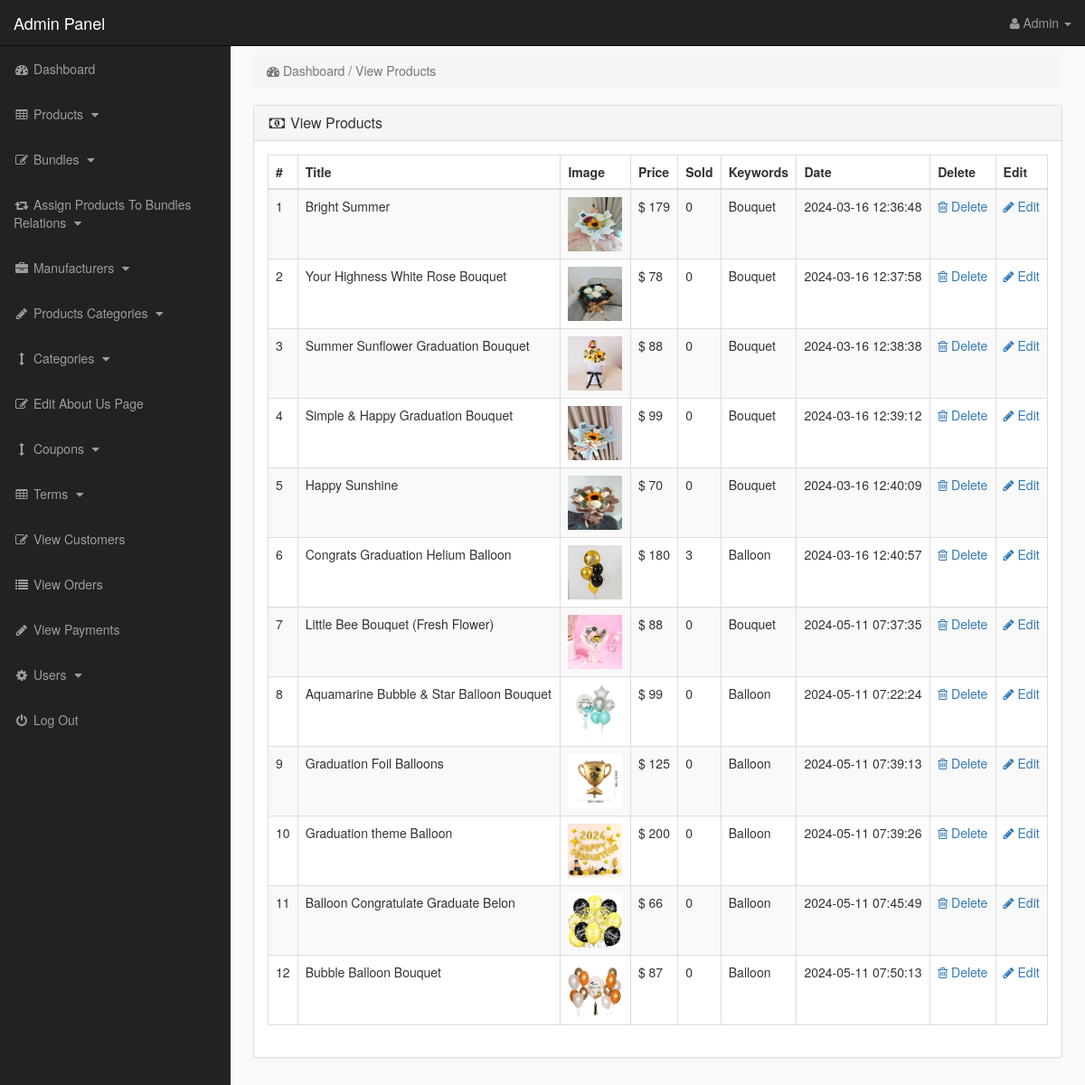
The app's page /admin_area/index.php?view_products (signed in) with its own data.
### tables this page shows
CREATE TABLE `products` (
  `product_id` int(10) NOT NULL,
  `p_cat_id` int(10) NOT NULL,
  `cat_id` int(10) NOT NULL,
  `manufacturer_id` int(10) NOT NULL,
  `date` timestamp NOT NULL DEFAULT current_timestamp() ON UPDATE current_timestamp(),
  `product_title` text NOT NULL,
  `product_url` text NOT NULL,
  `product_img1` text NOT NULL,
  `product_img2` text NOT NULL,
  `product_img3` text NOT NULL,
  `product_price` int(10) NOT NULL,
  `product_psp_price` int(100) NOT NULL,
  `product_desc` text NOT NULL,
  `product_features` text NOT NULL,
  `product_video` text NOT NULL,
  `product_keywords` text NOT NULL,
  `product_label` text NOT NULL,
  `status` varchar(255) NOT NULL
);

### admin_area/view_products.php (the view)
<?php
if(!isset($_SESSION['admin_email'])){
echo "<script>window.open('login.php','_self')</script>";
}
else {
?>
<div class="row">
<div class="col-lg-12" >
<ol class="breadcrumb" >
<li class="active" >
<i class="fa fa-dashboard"></i> Dashboard / View Products
</li>
</ol>
</div>
</div>
<div class="row" >
<div class="col-lg-12" >
<div class="panel panel-default" >
<div class="panel-heading" >
<h3 class="panel-title" >
<i class="fa fa-money fa-fw" ></i> View Products
</h3>
</div>
<div class="panel-body" >
<div class="table-responsive" >
<table class="table table-bordered table-hover table-striped" >
<thead>
<tr>
<th>#</th>
<th>Title</th>
<th>Image</th>
<th>Price</th>
<th>Sold</th>
<th>Keywords</th>
<th>Date</th>
<th>Delete</th>
<th>Edit</th>
</tr>
</thead>
<tbody>
<?php
$i = 0;
$get_pro = "select * from products where status='product'";
$run_pro = mysqli_query($con,$get_pro);
while($row_pro=mysqli_fetch_array($run_pro)){
$pro_id = $row_pro['product_id'];
$pro_title = $row_pro['product_title'];
$pro_image = $row_pro['product_img1'];
$pro_price = $row_pro['product_price'];
$pro_keywords = $row_pro['product_keywords'];
$pro_date = $row_pro['date'];
$i++;
?>
<tr>
<td><?php echo $i; ?></td>
<td><?php echo $pro_title; ?></td>
<td><img src="product_images/<?php echo $pro_image; ?>" width="60" height="60"></td>
<td>$ <?php echo $pro_price; ?></td>
<td>
<?php
$get_sold = "select * from pending_orders where product_id='$pro_id'";
$run_sold = mysqli_query($con,$get_sold);
$count = mysqli_num_rows($run_sold);
echo $count;
?>
</td>
<td> <?php echo $pro_keywords; ?> </td>
<td><?php echo $pro_date; ?></td>
<td>
<a href="index.php?delete_product=<?php echo $pro_id; ?>">
<i class="fa fa-trash-o"> </i> Delete
</a>
</td>
<td>
<a href="index.php?edit_product=<?php echo $pro_id; ?>">
<i class="fa fa-pencil"> </i> Edit
</a>
</td>
</tr>
<?php } ?>
</tbody>
</table>
</div>
</div>
</div>
</div>
</div>
<?php } ?>

### admin_area/includes/sidebar.php (shortened to what this page needs)
<?php
if(!isset($_SESSION['admin_email'])){
echo "<script>window.open('login.php','_self')</script>";
}
else {
?>
<nav class="navbar navbar-inverse navbar-fixed-top" >
<div class="navbar-header" >
<a class="navbar-brand" href="index.php?dashboard" >Admin Panel</a>
</div>
<ul class="nav navbar-right top-nav" >
<li class="dropdown" >
<a href="#" class="dropdown-toggle" data-toggle="dropdown" >
<i class="fa fa-user" ></i>
<?php echo $admin_name; ?> <b class="caret" ></b>
</a>
</li>
</ul>
<div class="collapse navbar-collapse navbar-ex1-collapse">
<ul class="nav navbar-nav side-nav">
<li>
<a href="index.php?dashboard">
<i class="fa fa-fw fa-dashboard"></i> Dashboard
</a>
</li>
<li>
<a href="#" data-toggle="collapse" data-target="#products">
<i class="fa fa-fw fa-table"></i> Products
<i class="fa fa-fw fa-caret-down"></i>
</a>
</li>
<li>
<a href="#" data-toggle="collapse" data-target="#bundles">
<i class="fa fa-fw fa-edit"></i> Bundles
<i class="fa fa-fw fa-caret-down"></i>
</a>
</li>
<li>
<a href="#" data-toggle="collapse" data-target="#relations">
<i class="fa fa-fw fa-retweet"></i> Assign Products To Bundles Relations
<i class="fa fa-fw fa-caret-down"></i>
</a>
</li>
<li>
<a href="#" data-toggle="collapse" data-target="#manufacturers">
<i class="fa fa-fw fa-briefcase"></i> Manufacturers
<i class="fa fa-fw fa-caret-down"></i>
</a>
</li>
<li>
<a href="#" data-toggle="collapse" data-target="#p_cat">
<i class="fa fa-fw fa-pencil"></i> Products Categories
<i class="fa fa-fw fa-caret-down"></i>
</a>
</li>
<li>
<a href="#" data-toggle="collapse" data-target="#cat">
<i class="fa fa-fw fa-arrows-v"></i> Categories
<i class="fa fa-fw fa-caret-down"></i>
</a>
</li>
<li>
<a href="index.php?edit_about_us">
<i class="fa fa-fw fa-edit"></i> Edit About Us Page
</a>
</li>
<li>
<a href="#" data-toggle="collapse" data-target="#coupons">
<i class="fa fa-fw fa-arrows-v"></i> Coupons
<i class="fa fa-fw fa-caret-down"></i>
</a>
</li>
<li>
<a href="#" data-toggle="collapse" data-target="#terms" >
<i class="fa fa-fw fa-table"></i> Terms
<i class="fa fa-fw fa-caret-down"></i>
</a>
</li>
<li>
<a href="index.php?view_customers">
<i class="fa fa-fw fa-edit"></i> View Customers
</a>
</li>
<li>
<a href="index.php?view_orders">
<i class="fa fa-fw fa-list"></i> View Orders
</a>
</li>
<li>
<a href="index.php?view_payments">
<i class="fa fa-fw fa-pencil"></i> View Payments
</a>
</li>
<li>
<a href="#" data-toggle="collapse" data-target="#users">
<i class="fa fa-fw fa-gear"></i> Users
<i class="fa fa-fw fa-caret-down"></i>
</a>
</li>
<li>
<a href="logout.php">
<i class="fa fa-fw fa-power-off"></i> Log Out
</a>
</li>
</ul>
</div>
</nav>
<?php } ?>

### admin_area/css/style.css (style rules this page uses)
body { margin-top:100px; }
@media (min-width: 768px) { body { margin-top:50px; } }
.top-nav { padding:0 15px; }
.top-nav>li { display:inline-block; float:left; }
.top-nav>li>a { padding-top:15px; padding-bottom:15px; line-height:20px; color:#999; }
@media (min-width: 768px) { .side-nav { position:fixed; top:51px; width:255px; border-radius:0; overflow-y:auto; background-color: #222; bottom:0; overflow-x:hidden; padding-bottom:40px; } }
@media (min-width: 768px) { .side-nav>li>a { width:255px; } }
.panel-body { border-radius:5px; }

### records on screen
products: product_title "Bright Summer", product_img1 (picture), product_price "179", count "0", product_keywords "Bouquet", date "2024-03-16 12:36:48"
products: product_title "Your Highness White Rose Bouquet", product_img1 (picture), product_price "78", count "0", product_keywords "Bouquet", date "2024-03-16 12:37:58"
products: product_title "Summer Sunflower Graduation Bouquet", product_img1 (picture), product_price "88", count "0", product_keywords "Bouquet", date "2024-03-16 12:38:38"
products: product_title "Simple & Happy Graduation Bouquet", product_img1 (picture), product_price "99", count "0", product_keywords "Bouquet", date "2024-03-16 12:39:12"
products: product_title "Happy Sunshine", product_img1 (picture), product_price "70", count "0", product_keywords "Bouquet", date "2024-03-16 12:40:09"
products: product_title "Congrats Graduation Helium Balloon", product_img1 (picture), product_price "180", count "3", product_keywords "Balloon", date "2024-03-16 12:40:57"
products: product_title "Little Bee Bouquet (Fresh Flower)", product_img1 (picture), product_price "88", count "0", product_keywords "Bouquet", date "2024-05-11 07:37:35"
products: product_title "Aquamarine Bubble & Star Balloon Bouquet", product_img1 (picture), product_price "99", count "0", product_keywords "Balloon", date "2024-05-11 07:22:24"
products: product_title "Graduation Foil Balloons", product_img1 (picture), product_price "125", count "0", product_keywords "Balloon", date "2024-05-11 07:39:13"
products: product_title "Graduation theme Balloon", product_img1 (picture), product_price "200", count "0", product_keywords "Balloon", date "2024-05-11 07:39:26"
products: product_title "Balloon Congratulate Graduate Belon", product_img1 (picture), product_price "66", count "0", product_keywords "Balloon", date "2024-05-11 07:45:49"
products: product_title "Bubble Balloon Bouquet", product_img1 (picture), product_price "87", count "0", product_keywords "Balloon", date "2024-05-11 07:50:13"

### other values on screen
$admin_name "Admin"
